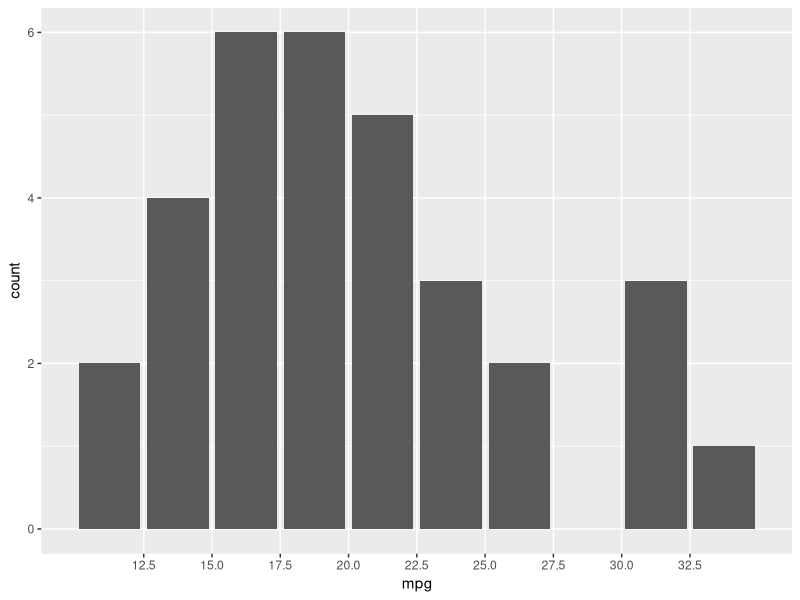

Reproduce this figure in R.
library(ggplot2)


### Name: scale_binned
### Title: Positional scales for binning continuous data (x & y)
### Aliases: scale_x_binned scale_y_binned

### ** Examples

# Create a histogram by binning the x-axis
ggplot(mtcars) +
  geom_bar(aes(mpg)) +
  scale_x_binned()
